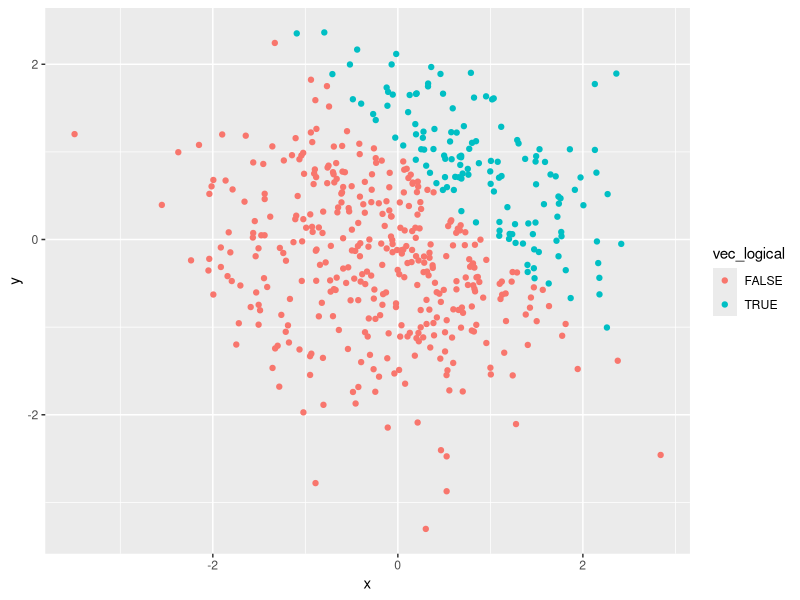
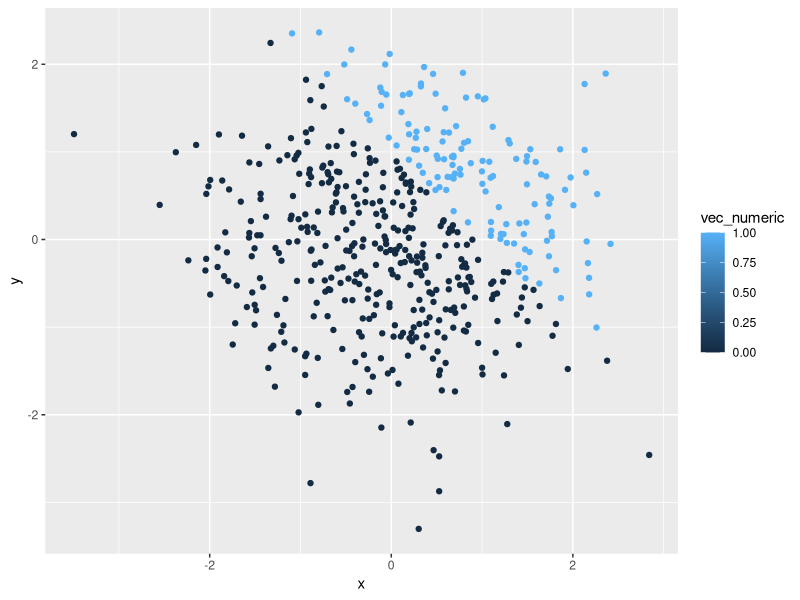
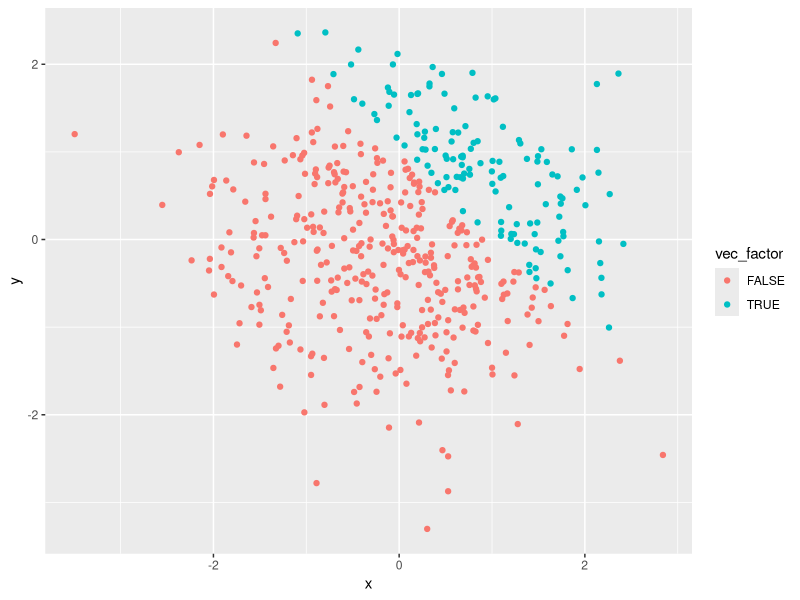

Generate these figures, in order, with R:
## ---- chunk 1
knitr::opts_chunk$set(echo = TRUE)

#load packages
library(tidyverse)
## ---- chunk 2
# Create an original data frame
df_1 = tibble(
  vec_numeric = rnorm(8, mean = 0, sd = 1),
  vec_logical = vec_numeric > 0,
  vec_character = c("James", "Benedict","Kate","Jennifer","Jake","Morgan","Martin","Natalie"),
  vec_factor = factor(c("B","A","C","B","B","A","C","C"))
)

# Take the mean of each variable
mean(pull(df_1, vec_numeric))
mean(pull(df_1, vec_logical))
mean(pull(df_1, vec_character))
mean(pull(df_1, vec_factor))
## ---- chunk 3
# Convert the logical vector to numeric
log_num = as.numeric(pull(df_1, vec_logical))
log_num * pull(df_1, vec_numeric)

# Covert the logical vector to a factor
log_fac = factor(pull(df_1, vec_logical))
log_fac * pull(df_1, vec_numeric)

# Convert the logical vector to a factor and then convert the result to numeric
log_fac_num = as.numeric(log_fac)
log_fac_num * pull(df_1, vec_numeric)
## ---- chunk 4
df_2 = tibble(
  x = rnorm(n = 500, mean = 0, sd = 1),
  y = rnorm(n = 500, mean = 0, sd = 1),
  vec_logical = (x + y) > 1,
  vec_numeric = as.numeric(vec_logical),
  vec_factor = factor(vec_logical)
)
## ---- chunk 5
# Using the logical variable
ggplot(df_2, aes(x = x, y = y)) + 
  geom_point(aes(color = vec_logical))
## ---- chunk 6
# Using the numeric variable
ggplot(df_2, aes(x = x, y = y)) + 
  geom_point(aes(color = vec_numeric))
## ---- chunk 7
# Using the factor variable
ggplot(df_2, aes(x = x, y = y)) + 
  geom_point(aes(color = vec_factor))
